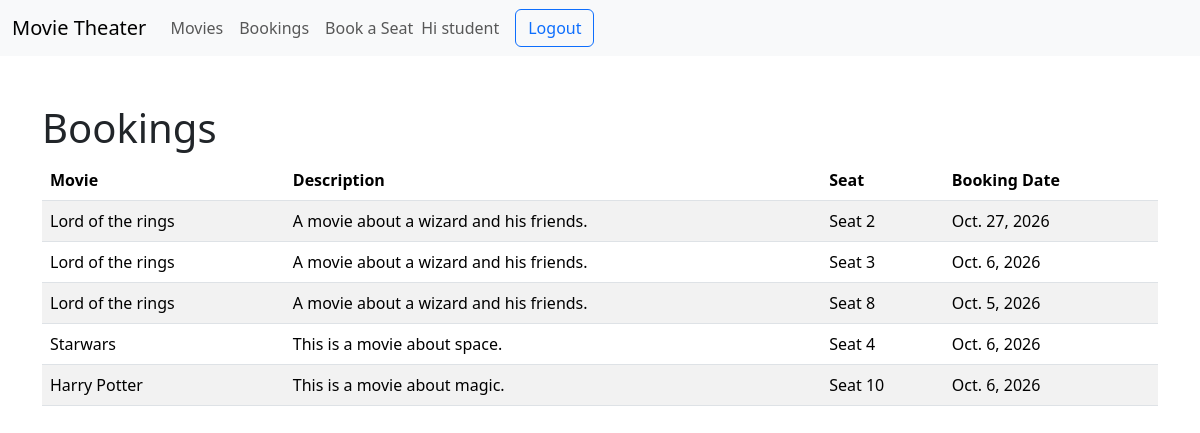
Before: /booking_history/ (signed in) with the older database file.
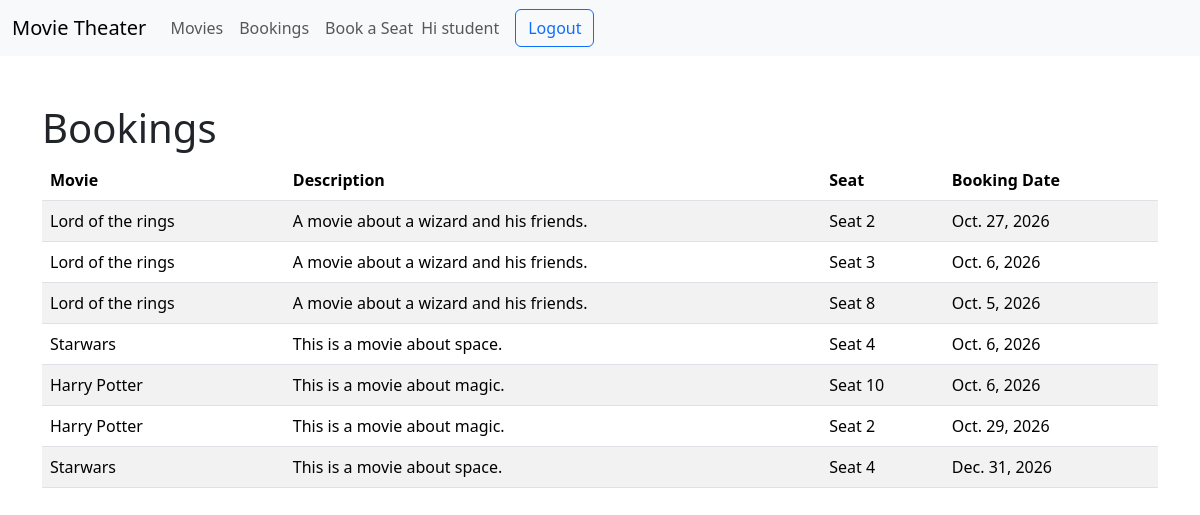
After: the same page with the newer database file.
### bookings/models.py (models this page shows, shortened)
class Booking(models.Model):
    movie = models.ForeignKey(Movie, on_delete=models.PROTECT)
    seat = models.ForeignKey(Seat, on_delete=models.PROTECT)
    user = models.ForeignKey(settings.AUTH_USER_MODEL, on_delete=models.CASCADE)
    booking_date = models.DateField()

class Movie(models.Model):
    title = models.CharField(max_length=50)
    description = models.TextField()
    release_date = models.DateField()
    duration_minutes = models.PositiveIntegerField()
    def __str__(self):
        return self.title

class Seat(models.Model):
    seat_number = models.PositiveIntegerField(unique=True)
    booking_status = models.BooleanField(default=False)
    def __str__(self):
        return f"Seat {self.seat_number}"

### bookings/views.py (the view)
# urls.py: path('booking_history/', views.booking_history, name="booking_history"),
@login_required
def booking_history(request):
    bookings = Booking.objects.filter(user=request.user)
    return render(request, "bookings/booking_history.html", {"bookings": bookings})

### bookings/templates/bookings/booking_history.html
{% extends "bookings/base.html" %}
{% block content %}
	<div class="container mt-5">
		<h1>Bookings</h1>
		{% if bookings %}
			<table class="table table-striped">
				<thead>
					<tr>
						<th>Movie</th>
						<th>Description</th>
						<th>Seat</th>
						<th>Booking Date</th>
					</tr>
				</thead>
				<tbody>
					{% for booking in bookings %}
						<tr>
							<td>{{ booking.movie }}</td>
							<td>{{ booking.movie.description }}</td>
							<td>{{ booking.seat }}</td>
							<td>{{ booking.booking_date }}</td>
						</tr>
					{% endfor %}
				</tbody>
			</table>
		{% else %}
			<p>No bookings are currently available.</p>
		{% endif %}
	</div>
{% endblock %}

### bookings/templates/bookings/base.html (shortened to what this page needs)
<!doctype html>
<html lang="en">
  <head>
    <link rel="stylesheet" href="https://cdn.jsdelivr.net/npm/bootstrap@5.3.8/dist/css/bootstrap.min.css">
  </head>
  <body>
    <main>
      <nav class="navbar navbar-expand navbar-light bg-light">
        <div class="container-fluid">
          <a class="navbar-brand" href="{% url 'movie_list' %}">Movie Theater</a>
          <div class="navbar-collapse" id="navbarNav">
            <ul class="navbar-nav">
              <li class="nav-item">
                <a class="nav-link" href="{% url 'movie_list' %}">Movies</a>
              </li>
              <li class="nav-item">
                <a class="nav-link" href="{% url 'booking_history' %}">Bookings</a>
              </li>
              <li class="nav-item">
                <a class="nav-link" href="{% url 'seat_booking' %}">Book a Seat</a>
              </li>
              {% if user.is_authenticated %}
                <li class="nav-item d-flex align-items-center">
                  <span class="navbar-text me-3">
                      Hi {{ user.username }}
                  </span>
                  <form method="POST" action="{% url 'logout' %}" class="m-0">
                      <button type="submit" class="btn btn-outline-primary">
                          Logout
                      </button>
                  </form>
                </li>
              {% else %}
                <li class="nav-item">
                <a class="nav-link" href="{% url 'login' %}">login</a>
              </li>
              {% endif %}
            </ul>
          </div>
        </div>
      </nav>
      {% block content %}{% endblock %}
    </main>
  </body>
</html>

Changed rows visible on the page:
added Booking: movie "Harry Potter", movie.description "This is a movie about magic.", seat "Seat 2", booking_date "Oct. 29, 2026"
added Booking: movie "Starwars", movie.description "This is a movie about space.", seat "Seat 4", booking_date "Dec. 31, 2026"
